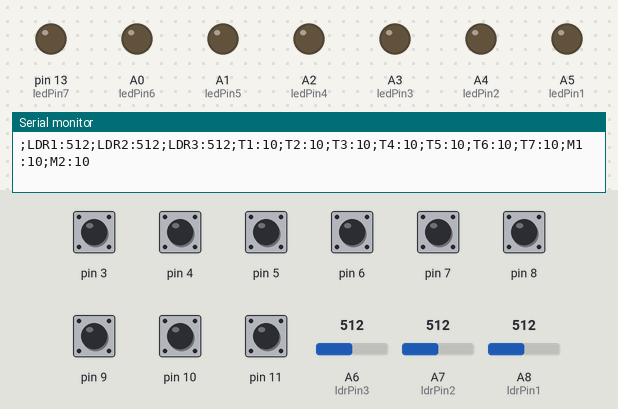
A sketch run on a simulated Arduino Mega 2560, built with avr-gcc and run on an emulated ATmega2560. Parts: output pins drawn as LEDs (lit = HIGH), the last lines printed to the serial monitor. Inputs (shaded band) come from the test bench; at power-on: pin 3–11 HIGH, A6 (ldrPin3) = 512, A7 (ldrPin2) = 512, A8 (ldrPin1) = 512.

Above: at 1.2 s.
1.3 s: pin 3 pulled LOW for 0.15 s
At 1.44 s:
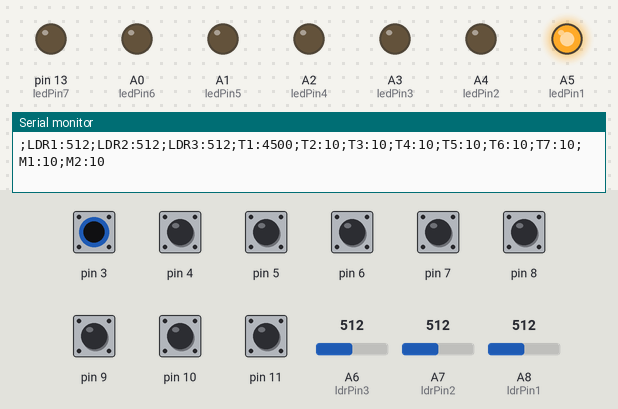
3.0 s: pin 4 pulled LOW for 0.15 s
At 3.18 s:
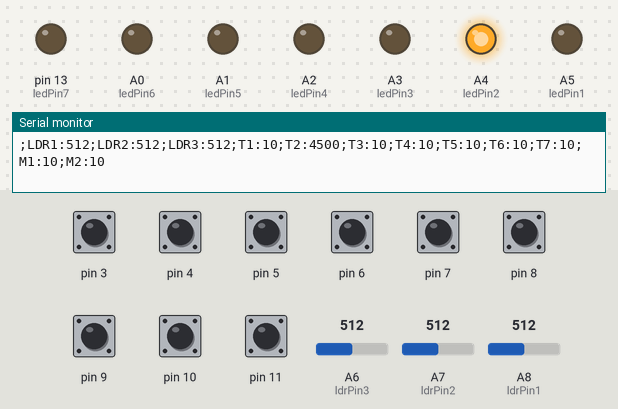
4.7 s: pin 5 pulled LOW for 0.15 s
At 4.84 s:
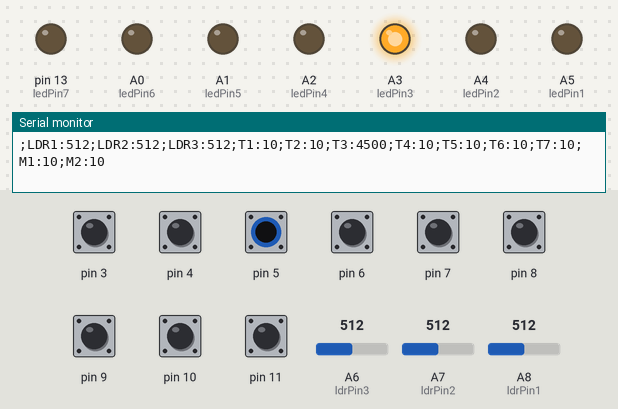
6.4 s: pin 6 pulled LOW for 0.15 s
At 6.58 s:
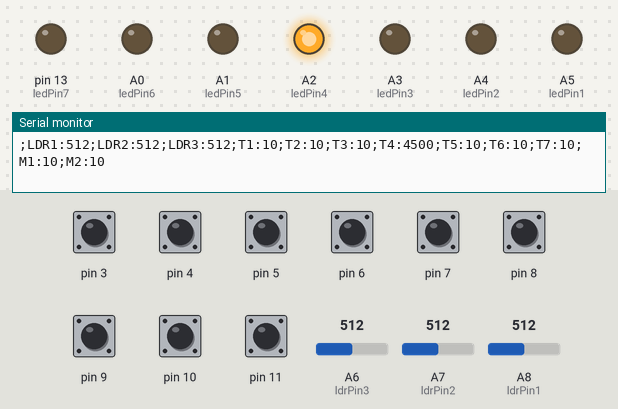
8.1 s: pin 7 pulled LOW for 0.15 s
At 8.24 s:
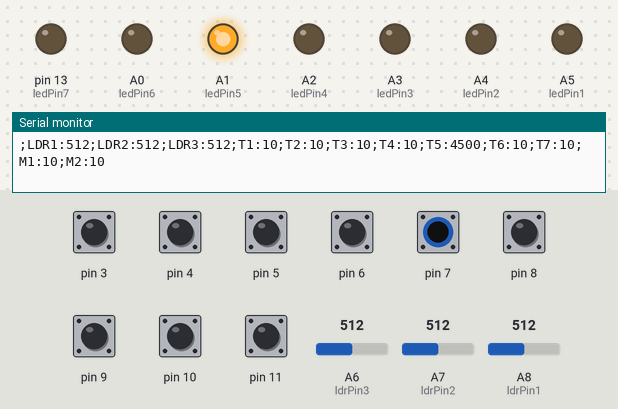
9.8 s: pin 8 pulled LOW for 0.15 s
At 9.98 s:
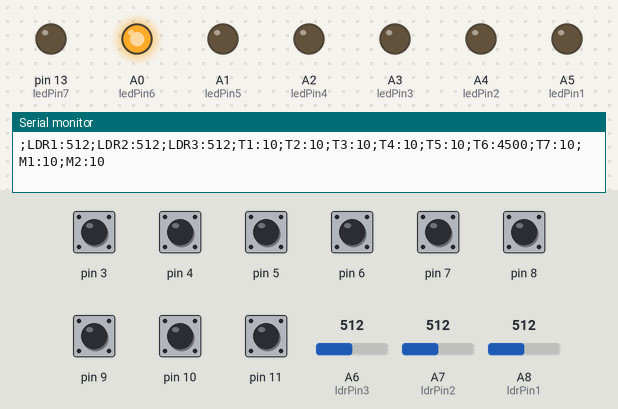
Timing chart, 0 to 12.5 s (numbered marks = the images above; inputs shaded):
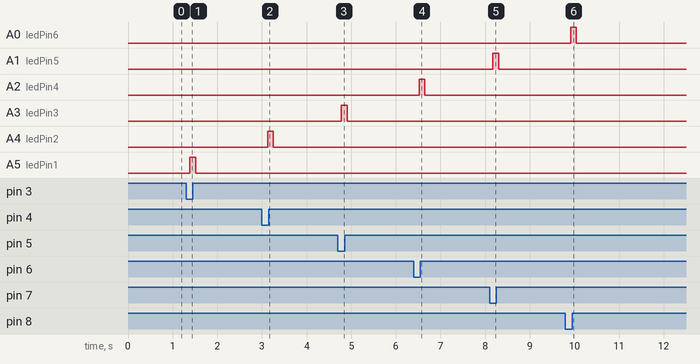

Measured:
- after the input at 1.3 s, A5 (ledPin1): LOW → HIGH after 0.08 s, → LOW 0.13 s later
- after the input at 3.0 s, A4 (ledPin2): LOW → HIGH after 0.13 s, → LOW 0.13 s later
- after the input at 4.7 s, A3 (ledPin3): LOW → HIGH after 0.08 s, → LOW 0.13 s later
- after the input at 6.4 s, A2 (ledPin4): LOW → HIGH after 0.12 s, → LOW 0.13 s later
- after the input at 8.1 s, A1 (ledPin5): LOW → HIGH after 0.08 s, → LOW 0.13 s later
- after the input at 9.8 s, A0 (ledPin6): LOW → HIGH after 0.12 s, → LOW 0.13 s later

The sketch:

CandyCrusherCapsense.ino
```cpp
#include <CapacitiveSensor.h>   //capacitive library for capsense parts

/*

  Hester van de Ven - s2000156
  Benedetta Cervone - s1443887

  We made a musical instrument that not only plays music, but also let's you play the game Candycrush. This way we hope to attract children's interest in learning how to play a musical instrument.
  The insturment consists of a piano-like part made out of capsenses, a drum-like part made out of cap senses and some special sound effects using LDRs.
  The theme of the game is very consistent in our creation since we not only implemented real life candy into it, but we also used sounds and sound effects from the game itself.
  The game can be played by pressing the gummy bears whatever order you'd like and by pressing the marshmellows to create a bass and snare sound. For the sound effects you have to cover the liquorice allsorts.
  To top it al off we added some gummy bears that light up when you play the piano part and the colours of the LEDs match the colors of the gummy bears that you play on.
  It's not only an interesting and interactive concept, it is also very enjoyable for all ages.

   Code source:
   CapitiveSense Library Demo Sketch
   Paul Badger 2008

*/

//Capsesnses
//Gummy bears
CapacitiveSensor   cs_2_3 = CapacitiveSensor(2, 3);       // 10M resistor between pins 2 and 3, pin 3 is sensor pin
CapacitiveSensor   cs_2_4 = CapacitiveSensor(2, 4);
CapacitiveSensor   cs_2_5 = CapacitiveSensor(2, 5);
CapacitiveSensor   cs_2_6 = CapacitiveSensor(2, 6);
CapacitiveSensor   cs_2_7 = CapacitiveSensor(2, 7);
CapacitiveSensor   cs_2_8 = CapacitiveSensor(2, 8);
CapacitiveSensor   cs_2_9 = CapacitiveSensor(2, 9);
//Marshmellows
CapacitiveSensor   cs_2_10 = CapacitiveSensor(2, 10);
CapacitiveSensor   cs_2_11 = CapacitiveSensor(2, 11);

//Variables for ldr pins
int ldrPin1 = A8;
int ldrPin2 = A7;
int ldrPin3 = A6;

//Variables for LED pins
int ledPin1 = A5;
int ledPin2 = A4;
int ledPin3 = A3;
int ledPin4 = A2;
int ledPin5 = A1;
int ledPin6 = A0;
int ledPin7 = 13;

void setup()
{
  //Set al LED pins to output
  pinMode(ledPin1, OUTPUT);
  pinMode(ledPin2, OUTPUT);
  pinMode(ledPin3, OUTPUT);
  pinMode(ledPin4, OUTPUT);
  pinMode(ledPin5, OUTPUT);
  pinMode(ledPin6, OUTPUT);
  pinMode(ledPin7, OUTPUT);
  //Baud rate
  Serial.begin(9600);
}

void loop()
{
 // Print header with LDR value in serial
  Serial.print(";LDR1:");
  Serial.print(analogRead(ldrPin1));
  Serial.print(";LDR2:");
  Serial.print(analogRead(ldrPin2));
  Serial.print(";LDR3:");
  Serial.print(analogRead(ldrPin3));

  // Pariables for capsenses
  //Gummy bears
  long total1 =  cs_2_3.capacitiveSensor(30);
  long total2 =  cs_2_4.capacitiveSensor(30);
  long total3 =  cs_2_5.capacitiveSensor(30);
  long total4 =  cs_2_6.capacitiveSensor(30);
  long total5 =  cs_2_7.capacitiveSensor(30);
  long total6 =  cs_2_8.capacitiveSensor(30);
  long total7 =  cs_2_9.capacitiveSensor(30);
  //Marshmellows
  long totalM1 = cs_2_10.capacitiveSensor(30);
  long totalM2 = cs_2_11.capacitiveSensor(30);


  //Pint header with capsense values in serial
  //Gummy bears
  Serial.print(";T1:");
  Serial.print(total1);
  Serial.print(";T2:");
  Serial.print(total2);
  Serial.print(";T3:");
  Serial.print(total3);
  Serial.print(";T4:");
  Serial.print(total4);
  Serial.print(";T5:");
  Serial.print(total5);
  Serial.print(";T6:");
  Serial.print(total6);
  Serial.print(";T7:");
  Serial.print(total7);
  //Marshmellows
  Serial.print(";M1:");
  Serial.print(totalM1);
  Serial.print(";M2:");
  Serial.print(totalM2);
  Serial.print('\n');

//Turn on LED when gummy bear capsense gets pressed, otherwise turn LED off
  if (total1 > 200) {
    analogWrite(ledPin1, 1023);
    delay(100);
  }
  else {
    analogWrite(ledPin1, 0);
  }
  if (total2 > 200) {
    analogWrite(ledPin2, 1023);
    delay(100);
  }
  else {
    analogWrite(ledPin2, 0);
  }
  if (total3 > 200) {
    analogWrite(ledPin3, 1023);
    delay(100);
  }
  else {
    analogWrite(ledPin3, 0);
  }

  if (total4 > 200) {
    analogWrite(ledPin4, 1023);
    delay(100);
  }
  else {
    analogWrite(ledPin4, 0);
  }
  if (total5 > 200) {
    analogWrite(ledPin5, 1023);
    delay(100);
  }
  else {
    analogWrite(ledPin5, 0);
  }
  if (total6 > 200) {
    analogWrite(ledPin6, 1023);
    delay(100);
  }
  else {
    analogWrite(ledPin6, 0);
  }

  if (total7 > 300) {
    digitalWrite(ledPin7, HIGH);
    delay(100);
  }
  else {
    digitalWrite(ledPin7, LOW);
  }

}
```
